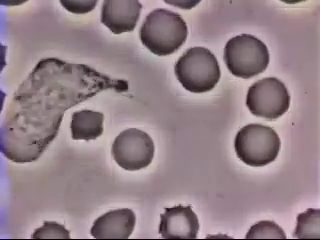
#> input picture frame 42 of video.mp4, 320 x 240 px
$ python main.py
#> lines starting #> are read from the running program, lines starting #| are printed output that depends on the picture; after the words box and inside, x2 and y2 are one past the last pixel; in counts of white or black regions, pixels touching at a corner belong together
import cv2
import numpy as np
import math

# importing the video file
vid = cv2.VideoCapture("video.mp4")

while(vid.isOpened()):
    # reading a single frame
    ret, frame = vid.read()
#> frame is the input picture: shape (240, 320, 3); mean B, G, R 137, 130, 149.2

    # filtering by a threshold
    _, threshold_frame = cv2.threshold(frame, 150, 255, cv2.THRESH_BINARY)
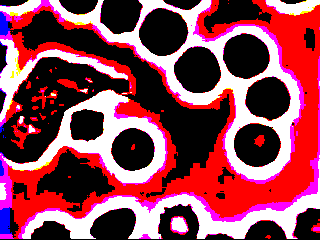
#> threshold_frame: shape (240, 320, 3); mean B, G, R 82.9, 66.1, 142.4

    # creating a blob detector options object
    params = cv2.SimpleBlobDetector_Params()

    # setting up the optional parameters to pass to the blob detector
    # filtering out the blobs which has area less than 500 pixels
    params.filterByArea = True
    params.minArea = 500

    # creating a blob detector object with the parameters
    detector = cv2.SimpleBlobDetector_create(params)

    # detecting blobs of the threshhold_frame and getting keypoint objects of the blobs
    keypoints = detector.detect(threshold_frame)
#> keypoints = 7 keypoints; (x, y, size): (163, 32, 49.1), (197, 70, 47.7), (246, 56, 47), (257, 144, 46.7), (268, 98, 45.2), (133, 149, 44.1), (86, 125, 34.6)

    # creating a new frame from the original frame with circles marking the blob positions according to the area of the blob
    keypoints_frame = cv2.drawKeypoints(frame, keypoints, np.array([]), (0,0,255), cv2.DRAW_MATCHES_FLAGS_DRAW_RICH_KEYPOINTS)
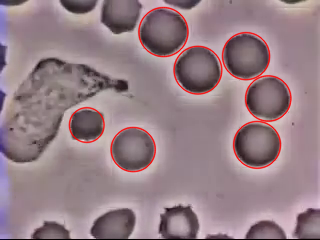
#> keypoints_frame: shape (240, 320, 3); mean B, G, R 134.4, 127.4, 150.5

    # setting up the font to display area value
    font = cv2.FONT_HERSHEY_PLAIN

    # placing area values of each blob of the keypoint_frame in the middle of the circle indicating the blob
    for keyPoint in keypoints:
        keypoints_frame = cv2.putText(keypoints_frame, str(int (keyPoint.size/2 * keyPoint.size/2 * math.pi )) , (int(keyPoint.pt[0]), int(keyPoint.pt[1])) , font, 1, (0, 255, 0), 2, cv2.LINE_AA)
#> this loop made 7 passes
#> keyPoint on passes 1 to 7: keypoint at (256.6, 144.4), size 46.7, keypoint at (86.3, 124.6), size 34.6, keypoint at (267.8, 98), size 45.2, keypoint at (197.4, 69.7), size 47.7, keypoint at (245.6, 55.6), size 47, keypoint at (162.9, 31.5), size 49.1, keypoint at (132.7, 149.1), size 44.1
#> pass 1, `keypoints_frame = cv2.putText(keypoints_frame, str(int (keyPoint.size/..`:
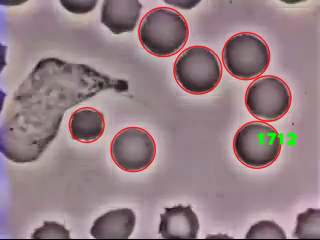
#> keypoints_frame: shape (240, 320, 3); 0.45% of pixels changed, all inside (x1, y1, x2, y2) = (257, 132, 297, 146)
#> pass 2, `keypoints_frame = cv2.putText(keypoints_frame, str(int (keyPoint.size/..`:
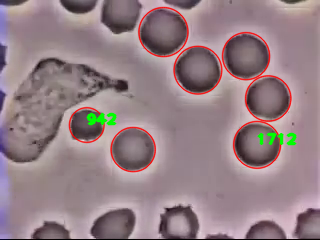
#> keypoints_frame: shape (240, 320, 3); 0.43% of pixels changed, all inside (x1, y1, x2, y2) = (86, 112, 117, 126)
#> pass 3, `keypoints_frame = cv2.putText(keypoints_frame, str(int (keyPoint.size/..`:
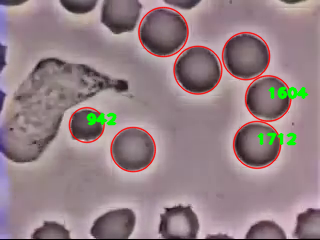
#> keypoints_frame: shape (240, 320, 3); 0.51% of pixels changed, all inside (x1, y1, x2, y2) = (268, 86, 309, 100)
#> after the loop:
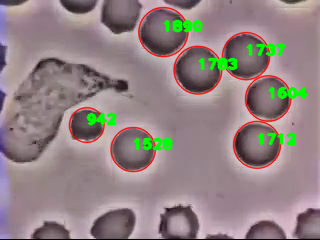
#> keypoints_frame: shape (240, 320, 3); 2.17% of pixels changed, all inside (x1, y1, x2, y2) = (133, 19, 286, 151)

    # output the keypoint_frame
    cv2.imshow('Blobs', keypoints_frame)

    if cv2.waitKey(10) & 0xFF == ord('q'):
#> (key q is pressed here)
        break
vid.release()
cv2.destroyAllWindows()

$ run again, starting later in the video
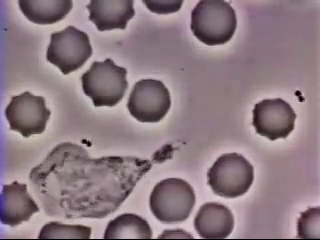
#> input picture frame 191 of video.mp4, 320 x 240 px
#> frame is the input picture: shape (240, 320, 3); mean B, G, R 130.4, 122.5, 141.9
#> `_, threshold_frame = cv2.threshold(frame, 150, 255, cv2.THRESH_BINARY)`:
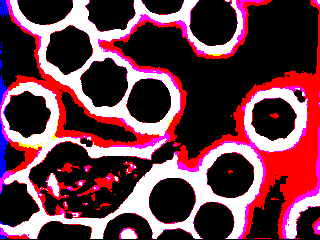
#> threshold_frame: shape (240, 320, 3); mean B, G, R 71.2, 57.5, 106.7
#> keypoints = 6 keypoints; (x, y, size): (105, 82, 48.1), (172, 200, 47.8), (230, 175, 47.4), (69, 49, 46.9), (149, 100, 45.9), (273, 118, 44.8)
#> the loop `for keyPoint in keypoints:` made 6 passes
#> keyPoint on passes 1 to 6: keypoint at (171.8, 200.1), size 47.8, keypoint at (230.2, 175.2), size 47.4, keypoint at (273.1, 118.1), size 44.8, keypoint at (148.7, 100.5), size 45.9, keypoint at (68.6, 49), size 46.9, keypoint at (104.6, 82.5), size 48.1
#> after the loop `for keyPoint in keypoints:`:
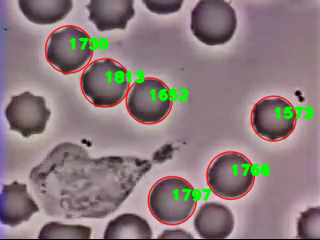
#> keypoints_frame: shape (240, 320, 3); mean B, G, R 125.4, 123.1, 139.9

$ run again, starting later in the video
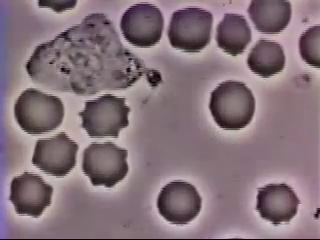
#> input picture frame 340 of video.mp4, 320 x 240 px
#> frame is the input picture: shape (240, 320, 3); mean B, G, R 122.7, 114.6, 133.8
#> `_, threshold_frame = cv2.threshold(frame, 150, 255, cv2.THRESH_BINARY)`:
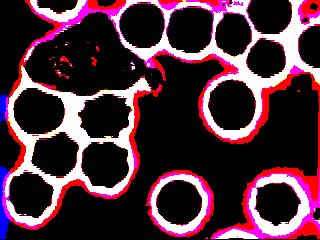
#> threshold_frame: shape (240, 320, 3); mean B, G, R 58.9, 44.8, 79.1
#> keypoints = 10 keypoints; (x, y, size): (278, 204, 59.6), (232, 105, 50.3), (38, 111, 50), (105, 164, 48.4), (190, 29, 48.2), (142, 25, 47.4), (179, 202, 46.3), (30, 194, 45.1), (266, 58, 40.2), (233, 34, 39.2)
#> the loop `for keyPoint in keypoints:` made 10 passes
#> keyPoint on passes 1 to 8: keypoint at (178.9, 202.4), size 46.3, keypoint at (29.9, 194.1), size 45.1, keypoint at (104.6, 163.5), size 48.4, keypoint at (38, 111.2), size 50, keypoint at (231.8, 104.6), size 50.3, keypoint at (266, 58), size 40.2, keypoint at (232.9, 33.9), size 39.2, keypoint at (189.9, 29.1), size 48.2
#> after the loop `for keyPoint in keypoints:`:
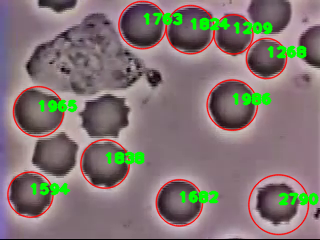
#> keypoints_frame: shape (240, 320, 3); mean B, G, R 114.5, 116.9, 130.4
